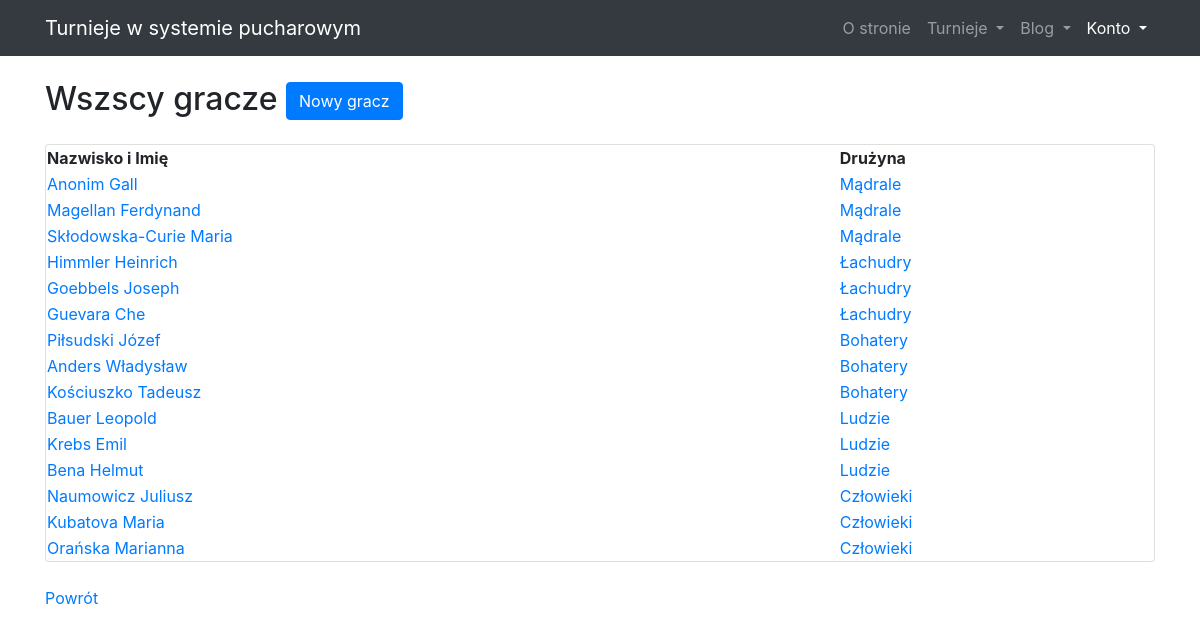
The app's page /tournaments/player/ with its own data.
### tournaments_app/models/player_model.py (models this page shows, shortened)
class Player(models.Model):
    id = models.AutoField(db_index=True, primary_key=True)
    name = models.CharField(max_length=20)
    surname = models.CharField(max_length=20)
    team = models.ForeignKey('tournaments_app.Team',
                             on_delete=models.DO_NOTHING, null=True)

### tournaments_app/models/team_model.py (models this page shows, shortened)
class Team(models.Model):
    id = models.AutoField(db_index=True, primary_key=True)
    name = models.CharField(max_length=20)

### tournaments_app/views/player_views.py (the view)
class AllPlayerView(ListView):
    model = Player
    def get_context_data(self, **kwargs):
        return {'Players':  Player.objects.all()}

### tournaments_app/templates/tournaments_app/player_list.html
{% extends "tournaments_app/base.html" %}
{% block content %}
<article>
    <div>
        {% if Players  %}
        <h2 class="mt-4 mb-3">Wszscy gracze <a class="btn btn-primary" href="{% url 'player_add' %}">Nowy gracz</a></h2>
        <div class="card my-4">
            <table style="width:100%">
                <tr>
                    <th>Nazwisko i Imię</th>
                    <th>Drużyna</th>
                </tr>
                {% for player in Players %}
                <tr>
                    <td><a href="{% url 'player_detail' player.id %}">{{ player.surname }} {{ player.name }} </a></td>
                    <td><a href="{% url 'team_detail' player.team.id %}">{{ player.team.name }}</a>
                    </td>
                </tr>
                {% endfor %}
            </table>
        </div>
        {% else %}
        <h2 class="mt-4 mb-3">Nie ma jeszcze utworzone gracza w bazie danych.<a class="btn btn-primary"
                href="{% url 'player_add' %}">Nowy gracz</a></h2>
        {% endif %}
    </div>
    <a href="{{request.META.HTTP_REFERER}}">Powrót</a>
</article>
{% endblock content %}

### tournaments_app/static/css/modern-business.css (style rules this page uses)
body { padding-top: 56px; }

### records on screen
Player: surname "Anonim", name "Gall", team.name "Mądrale"
Player: surname "Magellan", name "Ferdynand", team.name "Mądrale"
Player: surname "Skłodowska-Curie", name "Maria", team.name "Mądrale"
Player: surname "Himmler", name "Heinrich", team.name "Łachudry"
Player: surname "Goebbels", name "Joseph", team.name "Łachudry"
Player: surname "Guevara", name "Che", team.name "Łachudry"
Player: surname "Piłsudski", name "Józef", team.name "Bohatery"
Player: surname "Anders", name "Władysław", team.name "Bohatery"
Player: surname "Kościuszko", name "Tadeusz", team.name "Bohatery"
Player: surname "Bauer", name "Leopold", team.name "Ludzie"
Player: surname "Krebs", name "Emil", team.name "Ludzie"
Player: surname "Bena", name "Helmut", team.name "Ludzie"
Player: surname "Naumowicz", name "Juliusz", team.name "Człowieki"
Player: surname "Kubatova", name "Maria", team.name "Człowieki"
Player: surname "Orańska", name "Marianna", team.name "Człowieki"
